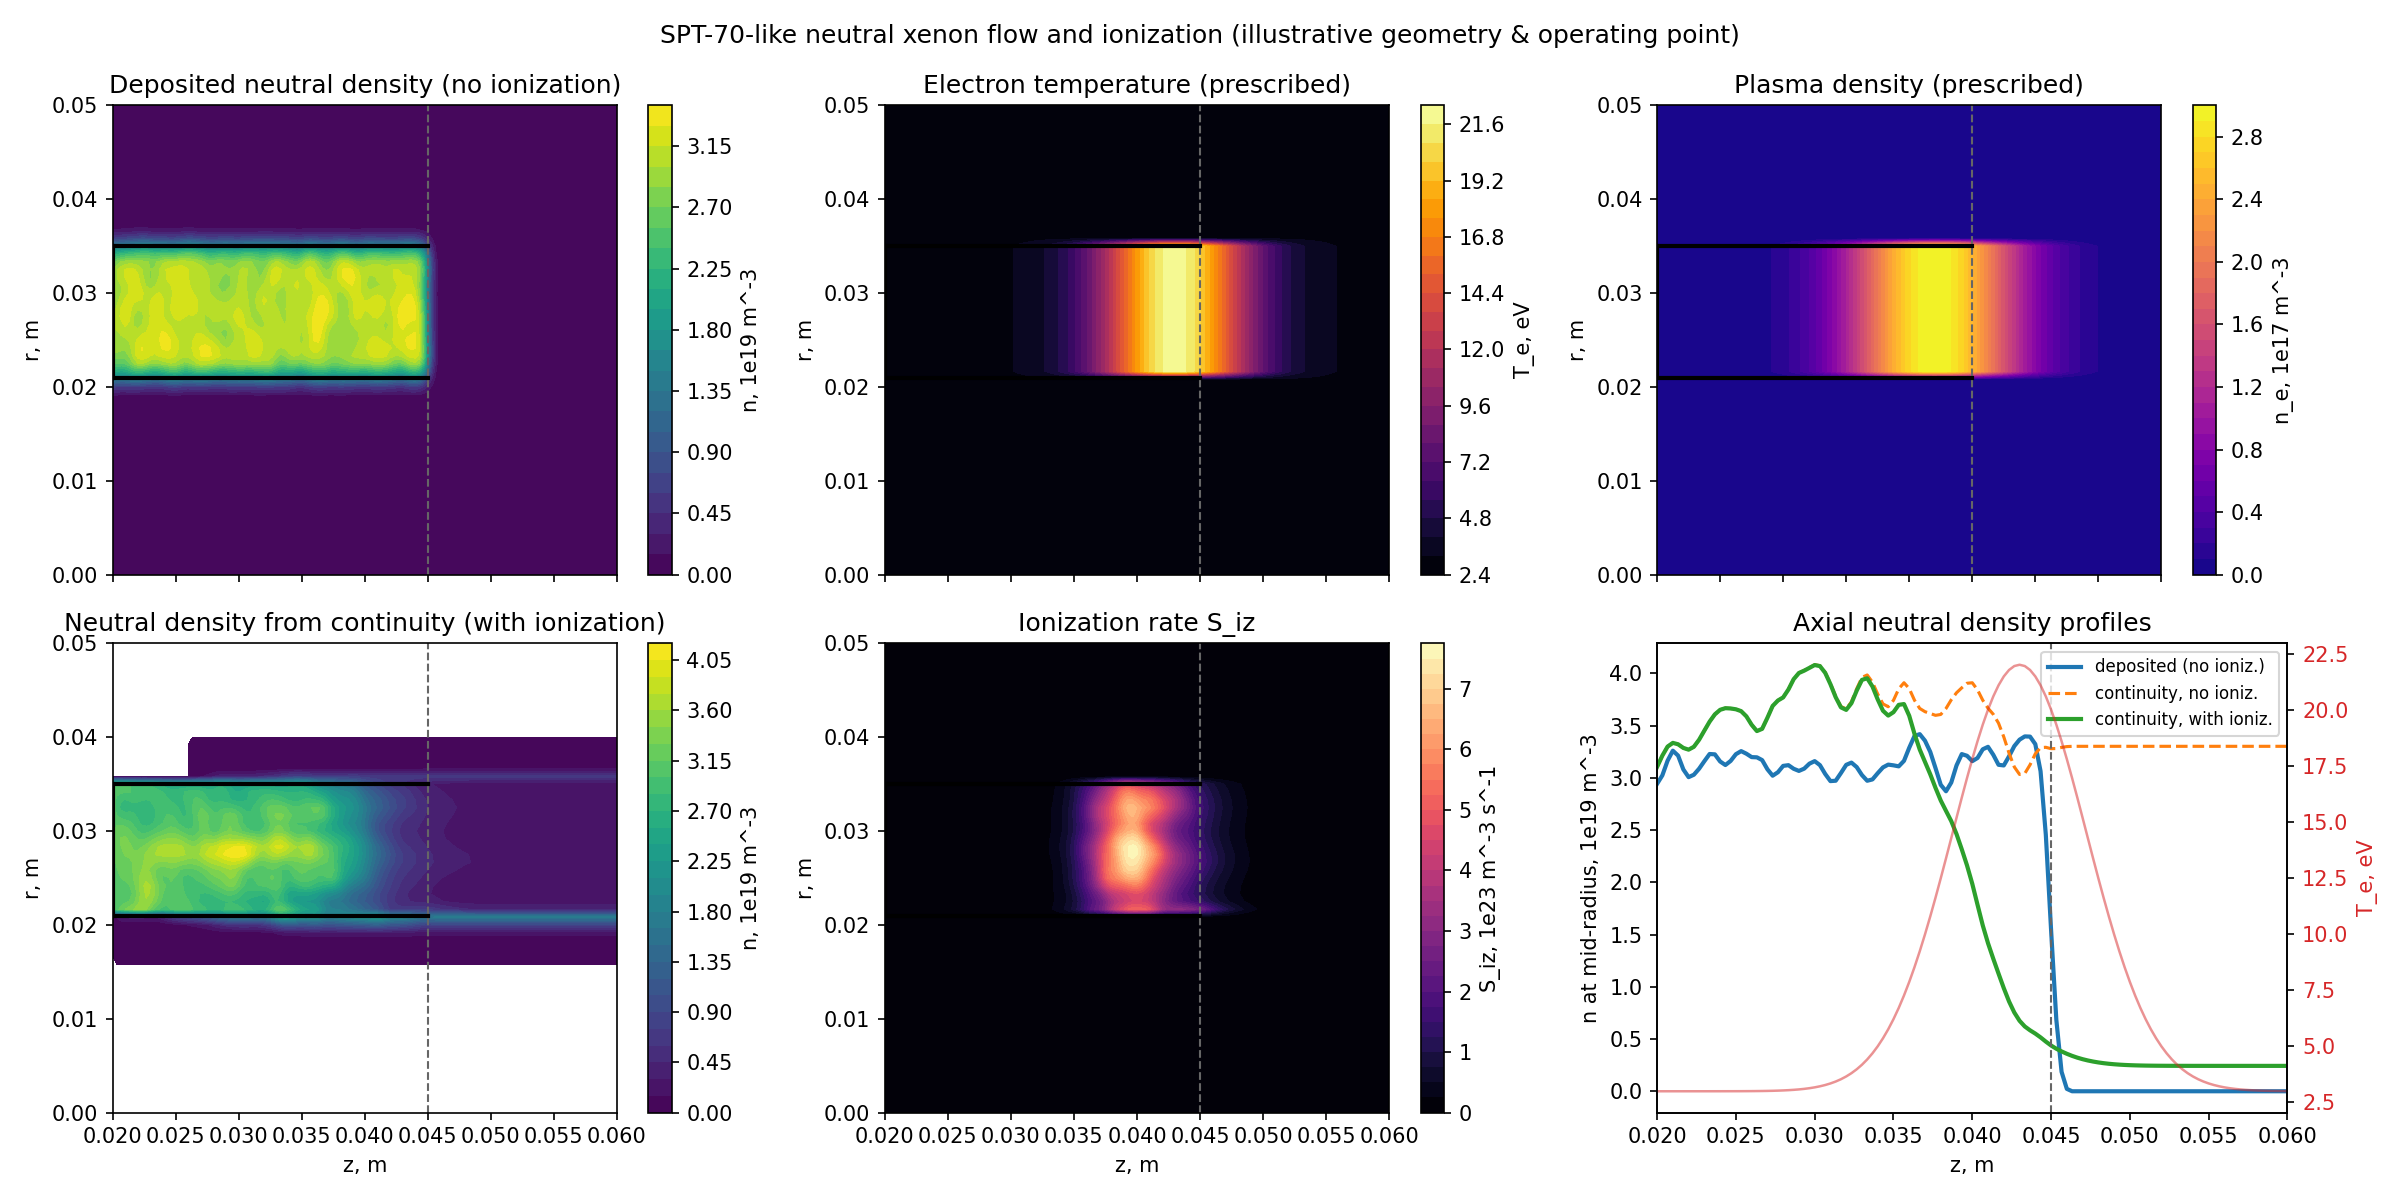

This chart was generated by the following Python code:
"""Neutral xenon flow and ionization in an SPT-70-class Hall thruster channel.

This example ties together the three pieces of the neutral model:

  1. `deposit`                  -- scatter injected neutral macroparticles onto
                                   the axisymmetric (r, z) grid to get the raw,
                                   ionization-free (n, v_r, v_z, T) fields
                                   (the free-molecular / "cold gas" picture).
  2. `ionization.*`             -- from a prescribed electron temperature and
                                   plasma density, build the ionization rate
                                   coefficient k_iz(T_e) from collision
                                   cross-sections and the loss frequency
                                   nu = n_e * k_iz.
  3. `solve_neutral_continuity` -- solve the steady continuity equation with
                                   that loss term, using the deposited velocity
                                   field, to get the *actual* neutral density
                                   depleted by ionization.

The contrast between the density in step 1 (no ionization) and step 3 (with
ionization) is the physics of interest: neutrals stream in from the anode, and
are eaten away in the near-exit region where the electrons are hot -- exactly
the ionization/acceleration layer of a Hall thruster.

Geometry and operating point (mass flow, temperatures, densities) are an
illustrative SPT-70-class approximation -- representative topology and scale,
not certified data. Swap in your own numbers for real analysis.
"""
import sys
from pathlib import Path

sys.path.insert(0, str(Path(__file__).resolve().parents[2]))

import numpy as np
import matplotlib.pyplot as plt
from matplotlib.patches import Rectangle

from physics.classes import Grid2D, Particle
from physics.neutrals import deposit, solve_neutral_continuity
from physics.ionization import (
    maxwellian_rate_coefficient, ionization_frequency, ionization_rate,
)
from numerical.numerical_funcs import smoothing

# --- physical constants -----------------------------------------------------
K_B = 1.380649e-23          # Boltzmann constant, J/K
AMU = 1.66053907e-27        # atomic mass unit, kg
M_XE = 131.293 * AMU        # xenon atom mass, kg

# --- SPT-70-class channel geometry (meters) ---------------------------------
CHANNEL_R_IN = 0.021        # inner wall radius
CHANNEL_R_OUT = 0.035       # outer wall radius
ANODE_Z = 0.020            # anode / injection plane
EXIT_Z = 0.045             # channel exit plane

DOMAIN_R = 0.050           # radial extent of the simulation domain
DOMAIN_Z = 0.060           # axial extent (channel + a bit of near plume)

# --- operating point --------------------------------------------------------
MASS_FLOW = 2.5e-6          # anode xenon mass flow, kg/s (2.5 mg/s)
T_GAS = 700.0              # neutral gas temperature at the anode, K
V_DRIFT = 150.0            # mean axial injection speed of the neutrals, m/s

# Representative electron-temperature and plasma-density profiles. Both peak in
# the near-exit ionization layer; these stand in for a plasma/electron solver.
TE_ANODE = 3.0             # electron temperature at the anode, eV
TE_PEAK = 22.0            # peak electron temperature near the exit, eV
TE_PEAK_Z = 0.043         # axial location of the T_e peak, m
TE_WIDTH = 0.006          # Gaussian half-width of the T_e hump, m

NE_PEAK = 3.0e17          # peak plasma (electron) density, m^-3
NE_PEAK_Z = 0.042         # axial location of the n_e peak, m
NE_WIDTH = 0.007          # Gaussian half-width of the n_e hump, m

N_PARTICLES = 40000        # neutral macroparticles injected for the deposition
RNG_SEED = 12345


def channel_area() -> float:
    """Cross-sectional area of the annular discharge channel, m^2."""
    return np.pi * (CHANNEL_R_OUT**2 - CHANNEL_R_IN**2)


def inlet_number_density() -> float:
    """Anode neutral number density n_in (m^-3) implied by the mass flow,
    from mdot = m_Xe * n_in * v_drift * A_channel.
    """
    return MASS_FLOW / (M_XE * V_DRIFT * channel_area())


def sample_neutrals(grid: Grid2D, n_in: float) -> np.ndarray:
    """Sample `N_PARTICLES` neutral macroparticles filling the channel annulus
    between the anode and the exit, with a drifting-Maxwellian velocity
    (axial drift `V_DRIFT` plus a thermal spread at `T_GAS`).

    The macroparticle weight is chosen so that a uniform fill reproduces the
    target inlet density `n_in`: total real atoms = n_in * (fill volume), split
    evenly over the macroparticles.
    """
    rng = np.random.default_rng(RNG_SEED)

    # area-uniform radial sampling across the annulus: r = sqrt(U over r^2)
    u = rng.random(N_PARTICLES)
    r = np.sqrt(CHANNEL_R_IN**2 + u * (CHANNEL_R_OUT**2 - CHANNEL_R_IN**2))
    z = rng.uniform(ANODE_Z, EXIT_Z, N_PARTICLES)

    sigma_th = np.sqrt(K_B * T_GAS / M_XE)          # 1-D thermal speed, m/s
    v_z = V_DRIFT + sigma_th * rng.standard_normal(N_PARTICLES)
    v_r = sigma_th * rng.standard_normal(N_PARTICLES)

    fill_volume = channel_area() * (EXIT_Z - ANODE_Z)
    weight = n_in * fill_volume / N_PARTICLES

    particles = np.empty(N_PARTICLES, dtype=object)
    for k in range(N_PARTICLES):
        particles[k] = Particle(
            z=z[k], r=r[k], v_r=v_r[k], v_z=v_z[k], mass=M_XE,
            T=T_GAS, weight=weight,
        )
    return particles


def electron_fields(grid: Grid2D) -> tuple[np.ndarray, np.ndarray]:
    """Prescribed electron temperature T_e (eV) and plasma density n_e (m^-3)
    fields: axial Gaussian humps in the near-exit ionization layer, confined
    radially to the channel annulus (they stand in for a real electron model).
    """
    R, Z = grid.mesh()

    te = TE_ANODE + (TE_PEAK - TE_ANODE) * np.exp(-((Z - TE_PEAK_Z) / TE_WIDTH) ** 2)
    ne = NE_PEAK * np.exp(-((Z - NE_PEAK_Z) / NE_WIDTH) ** 2)

    in_channel = (R >= CHANNEL_R_IN) & (R <= CHANNEL_R_OUT)
    te = np.where(in_channel, te, TE_ANODE)
    ne = np.where(in_channel, ne, 0.0)
    return te, ne


def build_velocity_for_continuity(
        grid: Grid2D, n_dep: np.ndarray, v_r: np.ndarray, v_z: np.ndarray, n_in: float,
        ) -> tuple[np.ndarray, np.ndarray]:
    """Use the deposited velocity field for the continuity solve, but fall back
    to the mean axial drift in cells the macroparticles barely reached (where
    the deposited velocity is just statistical noise). This keeps the transport
    well-posed downstream of the ionization layer, where the gas is depleted.

    Cells the deposition left with (near-)zero axial speed -- either barely
    reached by particles, or lifted above the density threshold only by the
    smoothing of `n_dep` while their velocity stayed at the empty-cell default
    of 0 -- would give a matrix row with no outflow (singular), so they are
    forced onto the drift as well.
    """
    thin = (n_dep < 0.02 * n_in) | (np.abs(v_z) < 1.0)
    v_z_c = np.where(thin, V_DRIFT, v_z)
    v_r_c = np.where(thin, 0.0, v_r)
    # The *mean* neutral velocity is smooth; the per-cell deposited value still
    # carries thermal shot noise. Feeding that noise into the upwind solve
    # makes mass pile up wherever the velocity spuriously converges (n > n_in),
    # so smooth the velocity field before using it for transport.
    for _ in range(4):
        v_z_c = smoothing(v_z_c)
        v_r_c = smoothing(v_r_c)
    return v_r_c, v_z_c


def _draw_channel(ax: plt.Axes) -> None:
    """Overlay the discharge-channel walls (black) on a (z, r) axes."""
    ax.plot([ANODE_Z, EXIT_Z], [CHANNEL_R_IN, CHANNEL_R_IN], 'k', lw=2, zorder=4)
    ax.plot([ANODE_Z, EXIT_Z], [CHANNEL_R_OUT, CHANNEL_R_OUT], 'k', lw=2, zorder=4)
    ax.plot([ANODE_Z, ANODE_Z], [CHANNEL_R_IN, CHANNEL_R_OUT], 'k', lw=2, zorder=4)
    ax.axvline(EXIT_Z, color='0.4', ls='--', lw=1, zorder=2)


def plot_results(
        grid: Grid2D, n_dep: np.ndarray, te: np.ndarray, ne: np.ndarray,
        s_iz: np.ndarray, n_cont: np.ndarray, n_cont_no_iz: np.ndarray,
        ) -> plt.Figure:
    """Six-panel overview of the neutral flow and its ionization."""
    R, Z = grid.mesh()
    r_mid = 0.5 * (CHANNEL_R_IN + CHANNEL_R_OUT)
    i_mid = int(np.argmin(np.abs(grid.r_nodes() - r_mid)))
    z = grid.z_nodes()

    fig, axes = plt.subplots(2, 3, figsize=(16, 8), sharex=True, sharey=False)

    def field_panel(ax, field, title, label, cmap, scale=1.0):
        cf = ax.contourf(Z, R, field * scale, levels=30, cmap=cmap)
        fig.colorbar(cf, ax=ax, label=label)
        _draw_channel(ax)
        ax.set_title(title)
        ax.set_ylabel('r, m')

    field_panel(axes[0, 0], n_dep, 'Deposited neutral density (no ionization)',
                'n, 1e19 m^-3', 'viridis', 1e-19)
    field_panel(axes[0, 1], te, 'Electron temperature (prescribed)',
                'T_e, eV', 'inferno')
    field_panel(axes[0, 2], ne, 'Plasma density (prescribed)',
                'n_e, 1e17 m^-3', 'plasma', 1e-17)
    field_panel(axes[1, 0], n_cont, 'Neutral density from continuity (with ionization)',
                'n, 1e19 m^-3', 'viridis', 1e-19)
    field_panel(axes[1, 1], s_iz, 'Ionization rate S_iz',
                'S_iz, 1e23 m^-3 s^-1', 'magma', 1e-23)

    ax = axes[1, 2]
    ax.plot(z, n_dep[i_mid] * 1e-19, label='deposited (no ioniz.)', lw=2)
    ax.plot(z, n_cont_no_iz[i_mid] * 1e-19, '--', label='continuity, no ioniz.', lw=1.5)
    ax.plot(z, n_cont[i_mid] * 1e-19, label='continuity, with ioniz.', lw=2)
    ax.set_xlabel('z, m')
    ax.set_ylabel('n at mid-radius, 1e19 m^-3')
    ax.set_title('Axial neutral density profiles')
    ax.axvline(EXIT_Z, color='0.4', ls='--', lw=1)
    ax.legend(fontsize=8, loc='upper right')
    axr = ax.twinx()
    axr.plot(z, te[i_mid], color='tab:red', alpha=0.5, lw=1.2)
    axr.set_ylabel('T_e, eV', color='tab:red')
    axr.tick_params(axis='y', labelcolor='tab:red')

    for ax in axes[1, :3]:
        ax.set_xlabel('z, m')

    fig.suptitle('SPT-70-like neutral xenon flow and ionization '
                 '(illustrative geometry & operating point)')
    fig.tight_layout()
    return fig


def main() -> None:
    """Run the full neutral-flow + ionization pipeline and report diagnostics."""
    nr, nz = 61, 121
    grid = Grid2D(0.0, DOMAIN_R, nr, ANODE_Z, DOMAIN_Z, nz)

    n_in = inlet_number_density()
    print(f"channel area           : {channel_area()*1e4:.2f} cm^2")
    print(f"inlet neutral density  : {n_in:.3e} m^-3")
    print(f"neutral thermal speed  : {np.sqrt(K_B*T_GAS/M_XE):.1f} m/s "
          f"(drift {V_DRIFT:.0f} m/s)")

    # --- step 1: deposit injected macroparticles -> raw neutral fields -------
    particles = sample_neutrals(grid, n_in)
    shape = (nr, nz)
    n_dep = np.zeros(shape); v_r = np.zeros(shape); v_z = np.zeros(shape); T = np.zeros(shape)
    nvr = np.zeros(shape); nvz = np.zeros(shape); nT = np.zeros(shape)
    deposit(grid, particles, n_dep, v_r, v_z, T, nvr, nvz, nT)
    for _ in range(3):
        n_dep = smoothing(n_dep)   # damp the macroparticle shot noise
    print(f"deposited density (mid): {n_dep[nr//2, nz//4]:.3e} m^-3 "
          f"(target {n_in:.3e})")

    # --- step 2: ionization from prescribed electron fields ------------------
    te, ne = electron_fields(grid)
    k_iz_peak = maxwellian_rate_coefficient(TE_PEAK)
    nu = ionization_frequency(ne, te)     # loss frequency, 1/s
    print(f"k_iz at T_e={TE_PEAK:.0f} eV  : {k_iz_peak:.3e} m^3/s")
    print(f"max ionization freq    : {nu.max():.3e} 1/s "
          f"(mean free time {1.0/nu.max()*1e6:.2f} us)")

    # --- step 3: steady continuity with the ionization sink ------------------
    v_r_c, v_z_c = build_velocity_for_continuity(grid, n_dep, v_r, v_z, n_in)
    inlet_mask = np.zeros(shape, dtype=bool)
    inlet_mask[:, 0] = True
    r_nodes = grid.r_nodes()
    in_annulus = (r_nodes >= CHANNEL_R_IN) & (r_nodes <= CHANNEL_R_OUT)
    inlet_density = np.zeros(shape)
    inlet_density[in_annulus, 0] = n_in

    n_cont = solve_neutral_continuity(
        grid, v_r_c, v_z_c, inlet_mask, inlet_density, ionization_freq=nu)
    n_cont_no_iz = solve_neutral_continuity(
        grid, v_r_c, v_z_c, inlet_mask, inlet_density)

    # ionization rate uses the *actual* (depleted) neutral density
    s_iz = ionization_rate(n_cont, ne, te)

    # --- diagnostics: mass balance and propellant utilization ----------------
    _, _, _, _, _, _, vol = _cell_volumes(grid)
    injected_flux = n_in * V_DRIFT * channel_area()       # atoms/s
    ionized_total = float(np.sum(s_iz * vol))             # atoms/s
    utilization = ionized_total / injected_flux
    print(f"injected neutral flux  : {injected_flux:.3e} atoms/s")
    print(f"total ionization rate  : {ionized_total:.3e} atoms/s")
    print(f"propellant utilization : {utilization*100:.1f} %")

    i_mid = int(np.argmin(np.abs(r_nodes - 0.5*(CHANNEL_R_IN+CHANNEL_R_OUT))))
    n_exit = n_cont[i_mid, int(np.argmin(np.abs(grid.z_nodes()-EXIT_Z)))]
    print(f"neutral depletion at exit: n_exit/n_in = {n_exit/n_in:.2f} at mid-radius")

    fig = plot_results(grid, n_dep, te, ne, s_iz, n_cont, n_cont_no_iz)
    fig.savefig(Path(__file__).with_name('spt70_neutral_flow.png'), dpi=150)
    plt.show()


def _cell_volumes(grid: Grid2D):
    """Expose the continuity control-volume geometry for the mass-balance
    diagnostic (thin re-export of the neutrals module's private helper)."""
    from physics.neutrals import _cell_geometry
    return _cell_geometry(grid)


if __name__ == '__main__':
    main()
